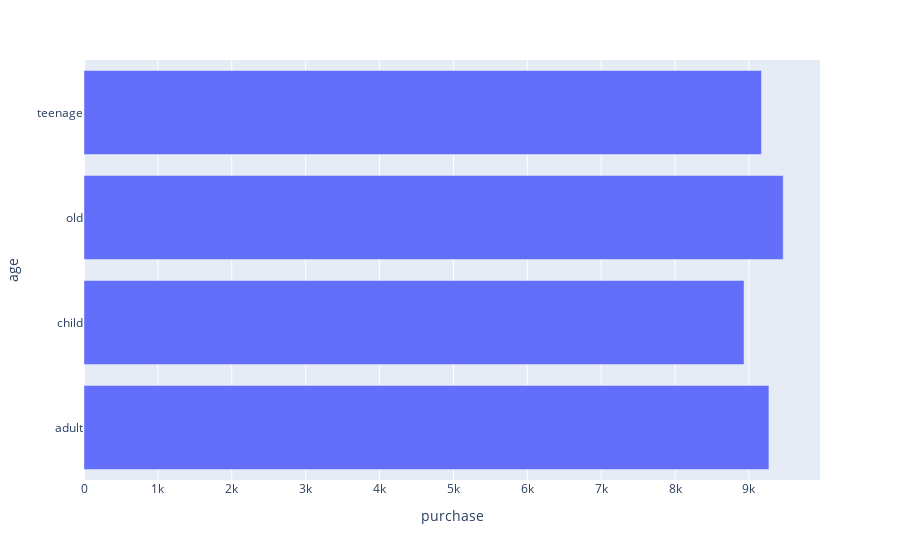

Notebook code for this chart:
### Markdown cell above
#### Here we understood that the putchase rate of old age people is highest and the lowest is of child

### Code cell
f = px.bar(comparison, x = "purchase", y = "age")
f.show()

### Figure 1 — Plotly figure (JSON) as saved in the notebook; plotly's stock layout.template omitted (floating-point values rounded to 4 significant figures)
{"data": [{"alignmentgroup": "True", "hovertemplate": "purchase=%{x}<br>age=%{y}<extra></extra>", "legendgroup": "", "marker": {"color": "#636efa", "pattern": {"shape": ""}}, "name": "", "offsetgroup": "", "orientation": "h", "showlegend": false, "textposition": "auto", "type": "bar", "x": [9270.0, 8933.0, 9464.0, 9170.0], "xaxis": "x", "y": ["adult", "child", "old", "teenage"], "yaxis": "y"}], "layout": {"barmode": "relative", "legend": {"tracegroupgap": 0}, "margin": {"t": 60}, "xaxis": {"anchor": "y", "domain": [0, 1], "title": {"text": "purchase"}}, "yaxis": {"anchor": "x", "domain": [0, 1], "title": {"text": "age"}}}}
